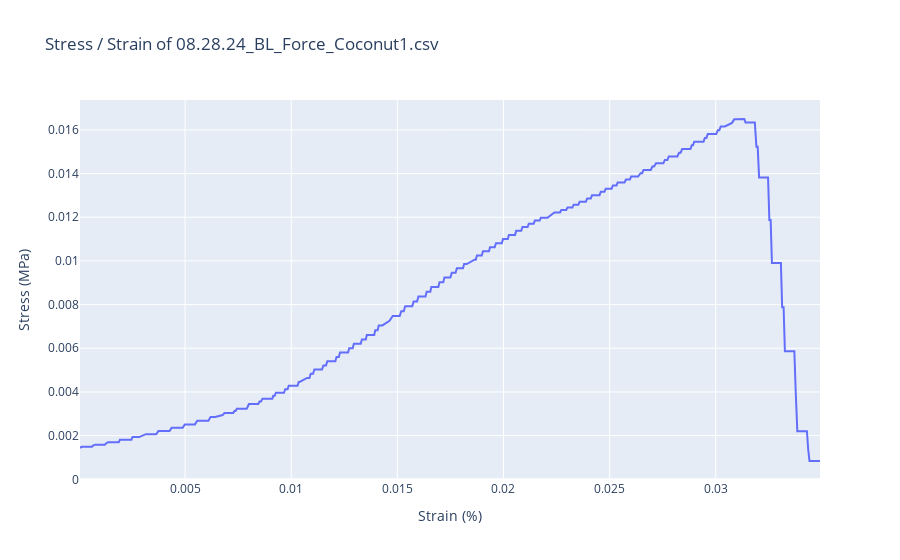

Notebook source saved alongside this figure:
### Code cell
import plotly.express as px
import matplotlib.pyplot as plt

fig = px.line(
    filtered_df,
    x="Strain (%)",
    y="Stress (MPa)",
    title=f"Stress / Strain of {filename}",
)
fig.show()

### Figure 1 — Plotly figure (JSON) as saved in the notebook; plotly's stock layout.template omitted (floating-point values rounded to 4 significant figures; data arrays with more than 128 entries replaced by an {"elided": "..."} marker saying what was removed)
{"data": [{"hovertemplate": "Strain (%)=%{x}<br>Stress (MPa)=%{y}<extra></extra>", "legendgroup": "", "line": {"color": "#636efa", "dash": "solid"}, "marker": {"symbol": "circle"}, "mode": "lines", "name": "", "orientation": "v", "showlegend": false, "type": "scatter", "x": {"elided": "547 float values"}, "xaxis": "x", "y": {"elided": "547 float values"}, "yaxis": "y"}], "layout": {"legend": {"tracegroupgap": 0}, "title": {"text": "Stress / Strain of 08.28.24_BL_Force_Coconut1.csv"}, "xaxis": {"anchor": "y", "domain": [0, 1], "title": {"text": "Strain (%)"}}, "yaxis": {"anchor": "x", "domain": [0, 1], "title": {"text": "Stress (MPa)"}}}}
